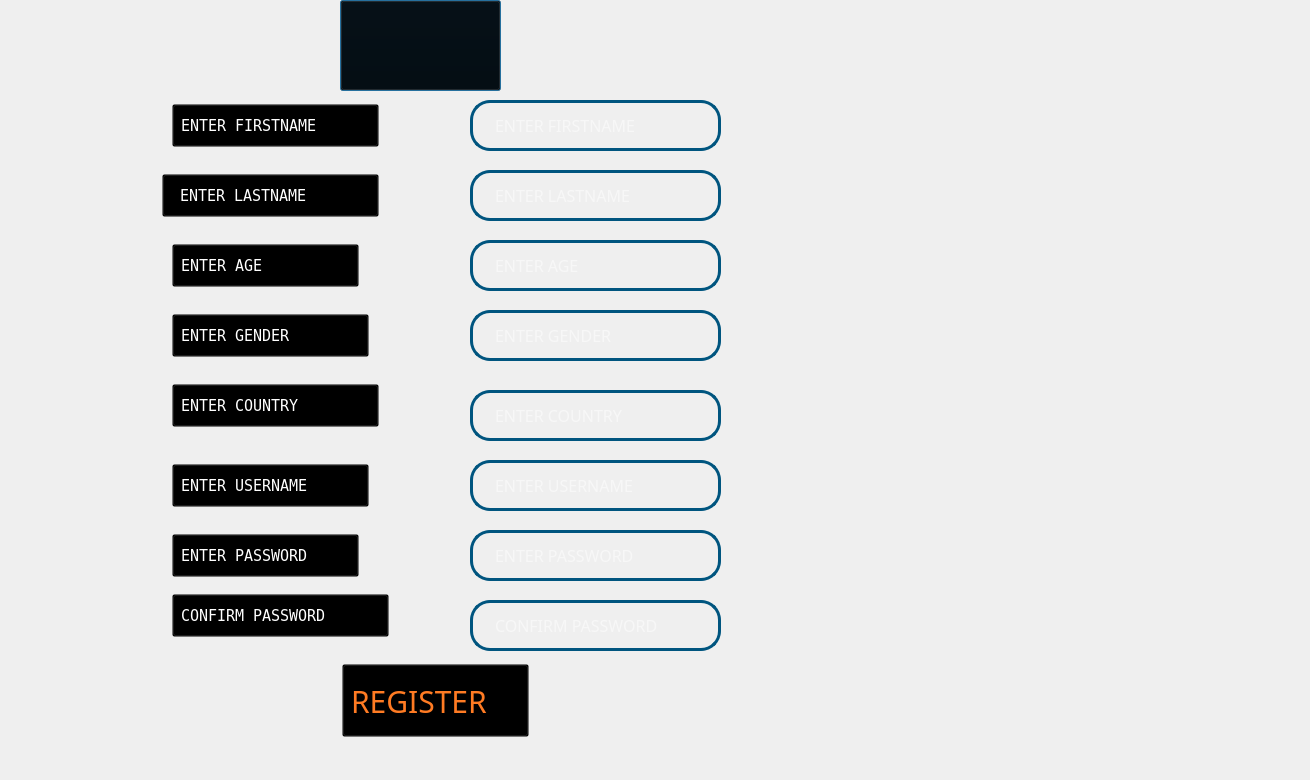
<?xml version="1.0" encoding="UTF-8"?>
<ui version="4.0">
 <class>file</class>
 <widget class="QDialog" name="file">
  <property name="geometry">
   <rect>
    <x>0</x>
    <y>0</y>
    <width>1310</width>
    <height>780</height>
   </rect>
  </property>
  <property name="windowTitle">
   <string>Dialog</string>
  </property>
  <widget class="QLabel" name="label">
   <property name="geometry">
    <rect>
     <x>0</x>
     <y>0</y>
     <width>1300</width>
     <height>771</height>
    </rect>
   </property>
   <property name="text">
    <string/>
   </property>
   <property name="pixmap">
    <pixmap>../../image (7).png</pixmap>
   </property>
  </widget>
  <widget class="QPushButton" name="pushButton">
   <property name="geometry">
    <rect>
     <x>340</x>
     <y>0</y>
     <width>161</width>
     <height>91</height>
    </rect>
   </property>
   <property name="styleSheet">
    <string notr="true">QPushButton#pushButton{
background-color:transparent;
}</string>
   </property>
   <property name="text">
    <string/>
   </property>
   <property name="icon">
    <iconset resource="icons.qrc">
     <normaloff>:/new/prefix1/register icon.png</normaloff>:/new/prefix1/register icon.png</iconset>
   </property>
   <property name="iconSize">
    <size>
     <width>111</width>
     <height>101</height>
    </size>
   </property>
  </widget>
  <widget class="QPushButton" name="pushButton_2">
   <property name="geometry">
    <rect>
     <x>170</x>
     <y>100</y>
     <width>211</width>
     <height>51</height>
    </rect>
   </property>
   <property name="font">
    <font>
     <family>Terminal</family>
     <pointsize>-1</pointsize>
    </font>
   </property>
   <property name="styleSheet">
    <string notr="true">QPushButton#pushButton_2 {
  padding: 4px 8px;
  text-align: left;
  font-size: 15px;
  margin: 4px 2px;
  background-color: transparent; 
  color:  white;
 }
</string>
   </property>
   <property name="text">
    <string>ENTER FIRSTNAME</string>
   </property>
  </widget>
  <widget class="QPushButton" name="pushButton_3">
   <property name="geometry">
    <rect>
     <x>160</x>
     <y>170</y>
     <width>221</width>
     <height>51</height>
    </rect>
   </property>
   <property name="font">
    <font>
     <family>Terminal</family>
     <pointsize>-1</pointsize>
    </font>
   </property>
   <property name="styleSheet">
    <string notr="true">QPushButton#pushButton_3 {
  padding: 4px 8px;
  text-align: left;
  font-size: 15px;
  margin: 4px 2px;
  background-color: transparent; 
  color: white; 
 }</string>
   </property>
   <property name="text">
    <string> ENTER LASTNAME</string>
   </property>
  </widget>
  <widget class="QPushButton" name="pushButton_4">
   <property name="geometry">
    <rect>
     <x>170</x>
     <y>240</y>
     <width>191</width>
     <height>51</height>
    </rect>
   </property>
   <property name="font">
    <font>
     <family>Terminal</family>
     <pointsize>-1</pointsize>
    </font>
   </property>
   <property name="styleSheet">
    <string notr="true">QPushButton#pushButton_4 {
  padding: 4px 8px;
  text-align: left;
  font-size: 15px;
  margin: 4px 2px;
  background-color: transparent; 
  color: white; 
 }</string>
   </property>
   <property name="text">
    <string>ENTER AGE</string>
   </property>
  </widget>
  <widget class="QPushButton" name="pushButton_5">
   <property name="geometry">
    <rect>
     <x>170</x>
     <y>460</y>
     <width>201</width>
     <height>51</height>
    </rect>
   </property>
   <property name="font">
    <font>
     <family>Terminal</family>
     <pointsize>-1</pointsize>
    </font>
   </property>
   <property name="styleSheet">
    <string notr="true">QPushButton#pushButton_5{
  padding: 4px 8px;
  text-align: left;
  font-size: 15px;
  margin: 4px 2px;
  background-color: transparent; 
  color: white; 
 }</string>
   </property>
   <property name="text">
    <string>ENTER USERNAME</string>
   </property>
  </widget>
  <widget class="QPushButton" name="pushButton_6">
   <property name="geometry">
    <rect>
     <x>170</x>
     <y>530</y>
     <width>191</width>
     <height>51</height>
    </rect>
   </property>
   <property name="font">
    <font>
     <family>Terminal</family>
     <pointsize>-1</pointsize>
    </font>
   </property>
   <property name="styleSheet">
    <string notr="true">QPushButton#pushButton_6{
  padding: 4px 8px;
  text-align: left;
  font-size: 15px;
  margin: 4px 2px;
  background-color: transparent; 
  color: white; 
 }</string>
   </property>
   <property name="text">
    <string>ENTER PASSWORD</string>
   </property>
  </widget>
  <widget class="QPushButton" name="pushButton_7">
   <property name="geometry">
    <rect>
     <x>170</x>
     <y>590</y>
     <width>221</width>
     <height>51</height>
    </rect>
   </property>
   <property name="font">
    <font>
     <family>Terminal</family>
     <pointsize>-1</pointsize>
    </font>
   </property>
   <property name="styleSheet">
    <string notr="true">QPushButton#pushButton_7 {
  padding: 4px 8px;
  text-align: left;
  font-size: 15px;
  margin: 4px 2px;
  background-color: transparent; 
  color: white; 
 }</string>
   </property>
   <property name="text">
    <string>CONFIRM PASSWORD</string>
   </property>
  </widget>
  <widget class="QLineEdit" name="lineEdit">
   <property name="geometry">
    <rect>
     <x>470</x>
     <y>100</y>
     <width>251</width>
     <height>51</height>
    </rect>
   </property>
   <property name="font">
    <font>
     <family>MV Boli</family>
     <pointsize>12</pointsize>
    </font>
   </property>
   <property name="styleSheet">
    <string notr="true">QLineEdit#lineEdit{
border:3px solid  rgb(0, 85, 127);
border-radius:20px;
text-align:center;
color:white;
background-color:transparent;
padding-left:20px;
padding-right:20px;
}
QLineEdit:focus{
border:2px solid rgb(170, 85, 255);
}
</string>
   </property>
   <property name="placeholderText">
    <string>ENTER FIRSTNAME</string>
   </property>
  </widget>
  <widget class="QLineEdit" name="lineEdit_2">
   <property name="geometry">
    <rect>
     <x>470</x>
     <y>170</y>
     <width>251</width>
     <height>51</height>
    </rect>
   </property>
   <property name="font">
    <font>
     <family>MV Boli</family>
     <pointsize>12</pointsize>
    </font>
   </property>
   <property name="styleSheet">
    <string notr="true">QLineEdit#lineEdit_2{
border:3px solid  rgb(0, 85, 127);
border-radius:20px;
text-align:center;
color:white;
background-color:transparent;
padding-left:20px;
padding-right:20px;
}
QLineEdit:focus{
border:2px solid rgb(170, 85, 255);
}
</string>
   </property>
   <property name="placeholderText">
    <string>ENTER LASTNAME</string>
   </property>
  </widget>
  <widget class="QLineEdit" name="lineEdit_3">
   <property name="geometry">
    <rect>
     <x>470</x>
     <y>240</y>
     <width>251</width>
     <height>51</height>
    </rect>
   </property>
   <property name="font">
    <font>
     <family>MV Boli</family>
     <pointsize>12</pointsize>
    </font>
   </property>
   <property name="styleSheet">
    <string notr="true">QLineEdit#lineEdit_3{
border:3px solid  rgb(0, 85, 127);
border-radius:20px;
text-align:center;
color:white;
background-color:transparent;
padding-left:20px;
padding-right:20px;
}
QLineEdit:focus{
border:2px solid rgb(170, 85, 255);
}
</string>
   </property>
   <property name="placeholderText">
    <string>ENTER AGE</string>
   </property>
  </widget>
  <widget class="QLineEdit" name="lineEdit_4">
   <property name="geometry">
    <rect>
     <x>470</x>
     <y>460</y>
     <width>251</width>
     <height>51</height>
    </rect>
   </property>
   <property name="font">
    <font>
     <family>MV Boli</family>
     <pointsize>12</pointsize>
    </font>
   </property>
   <property name="styleSheet">
    <string notr="true">QLineEdit#lineEdit_4{
border:3px solid  rgb(0, 85, 127);
border-radius:20px;
text-align:center;
color:white;
background-color:transparent;
padding-left:20px;
padding-right:20px;
}
QLineEdit:focus{
border:2px solid rgb(170, 85, 255);
}
</string>
   </property>
   <property name="placeholderText">
    <string>ENTER USERNAME</string>
   </property>
  </widget>
  <widget class="QLineEdit" name="lineEdit_5">
   <property name="geometry">
    <rect>
     <x>470</x>
     <y>530</y>
     <width>251</width>
     <height>51</height>
    </rect>
   </property>
   <property name="font">
    <font>
     <family>MV Boli</family>
     <pointsize>12</pointsize>
    </font>
   </property>
   <property name="styleSheet">
    <string notr="true">QLineEdit#lineEdit_5{
border:3px solid  rgb(0, 85, 127);
border-radius:20px;
text-align:center;
color:white;
background-color:transparent;
padding-left:20px;
padding-right:20px;
}
QLineEdit:focus{
border:2px solid rgb(170, 85, 255);
}
</string>
   </property>
   <property name="echoMode">
    <enum>QLineEdit::Password</enum>
   </property>
   <property name="placeholderText">
    <string>ENTER PASSWORD</string>
   </property>
  </widget>
  <widget class="QLineEdit" name="lineEdit_6">
   <property name="geometry">
    <rect>
     <x>470</x>
     <y>600</y>
     <width>251</width>
     <height>51</height>
    </rect>
   </property>
   <property name="font">
    <font>
     <family>MV Boli</family>
     <pointsize>12</pointsize>
    </font>
   </property>
   <property name="styleSheet">
    <string notr="true">QLineEdit#lineEdit_6{
border:3px solid  rgb(0, 85, 127);
border-radius:20px;
text-align:center;
color:white;
background-color:transparent;
padding-left:20px;
padding-right:20px;
}
QLineEdit:focus{
border:2px solid rgb(170, 85, 255);
}
</string>
   </property>
   <property name="echoMode">
    <enum>QLineEdit::Password</enum>
   </property>
   <property name="placeholderText">
    <string>CONFIRM PASSWORD</string>
   </property>
  </widget>
  <widget class="QPushButton" name="pushButton_8">
   <property name="geometry">
    <rect>
     <x>340</x>
     <y>660</y>
     <width>191</width>
     <height>81</height>
    </rect>
   </property>
   <property name="font">
    <font>
     <family>Cooper Black</family>
     <pointsize>-1</pointsize>
    </font>
   </property>
   <property name="styleSheet">
    <string notr="true">QPushButton#pushButton_8 {
  padding: 4px 8px;
  text-align: left;
  font-size: 30px;
  margin: 4px 2px;
  background-color: transparent; 
  color:  rgb(255, 123, 35);
 }
QPushButton#pushButton_8:hover{
background-color:transparent;
color: rgb(0, 255, 0);
}
</string>
   </property>
   <property name="text">
    <string>REGISTER</string>
   </property>
  </widget>
  <widget class="QPushButton" name="pushButton_9">
   <property name="geometry">
    <rect>
     <x>170</x>
     <y>310</y>
     <width>201</width>
     <height>51</height>
    </rect>
   </property>
   <property name="font">
    <font>
     <family>Terminal</family>
     <pointsize>-1</pointsize>
    </font>
   </property>
   <property name="styleSheet">
    <string notr="true">QPushButton#pushButton_9 {
  padding: 4px 8px;
  text-align: left;
  font-size: 15px;
  margin: 4px 2px;
  background-color: transparent; 
  color: white; 
 }</string>
   </property>
   <property name="text">
    <string>ENTER GENDER</string>
   </property>
  </widget>
  <widget class="QPushButton" name="pushButton_11">
   <property name="geometry">
    <rect>
     <x>170</x>
     <y>380</y>
     <width>211</width>
     <height>51</height>
    </rect>
   </property>
   <property name="font">
    <font>
     <family>Terminal</family>
     <pointsize>-1</pointsize>
    </font>
   </property>
   <property name="styleSheet">
    <string notr="true">QPushButton#pushButton_11
 {
  padding: 4px 8px;
  text-align: left;
  font-size: 15px;
  margin: 4px 2px;
  background-color: transparent; 
  color: white; 
 }</string>
   </property>
   <property name="text">
    <string>ENTER COUNTRY</string>
   </property>
  </widget>
  <widget class="QLineEdit" name="country">
   <property name="geometry">
    <rect>
     <x>470</x>
     <y>390</y>
     <width>251</width>
     <height>51</height>
    </rect>
   </property>
   <property name="font">
    <font>
     <family>MV Boli</family>
     <pointsize>12</pointsize>
    </font>
   </property>
   <property name="styleSheet">
    <string notr="true">QLineEdit#country{
border:3px solid  rgb(0, 85, 127);
border-radius:20px;
text-align:center;
color:white;
background-color:transparent;
padding-left:20px;
padding-right:20px;
}
QLineEdit:focus{
border:2px solid rgb(170, 85, 255);
}
</string>
   </property>
   <property name="placeholderText">
    <string>ENTER COUNTRY</string>
   </property>
  </widget>
  <widget class="QLineEdit" name="gender">
   <property name="geometry">
    <rect>
     <x>470</x>
     <y>310</y>
     <width>251</width>
     <height>51</height>
    </rect>
   </property>
   <property name="font">
    <font>
     <family>MV Boli</family>
     <pointsize>12</pointsize>
    </font>
   </property>
   <property name="styleSheet">
    <string notr="true">QLineEdit#gender{
border:3px solid  rgb(0, 85, 127);
border-radius:20px;
text-align:center;
color:white;
background-color:transparent;
padding-left:20px;
padding-right:20px;
}
QLineEdit:focus{
border:2px solid rgb(170, 85, 255);
}
</string>
   </property>
   <property name="placeholderText">
    <string>ENTER GENDER</string>
   </property>
  </widget>
 </widget>
 <resources>
  <include location="icons.qrc"/>
 </resources>
 <connections/>
</ui>
